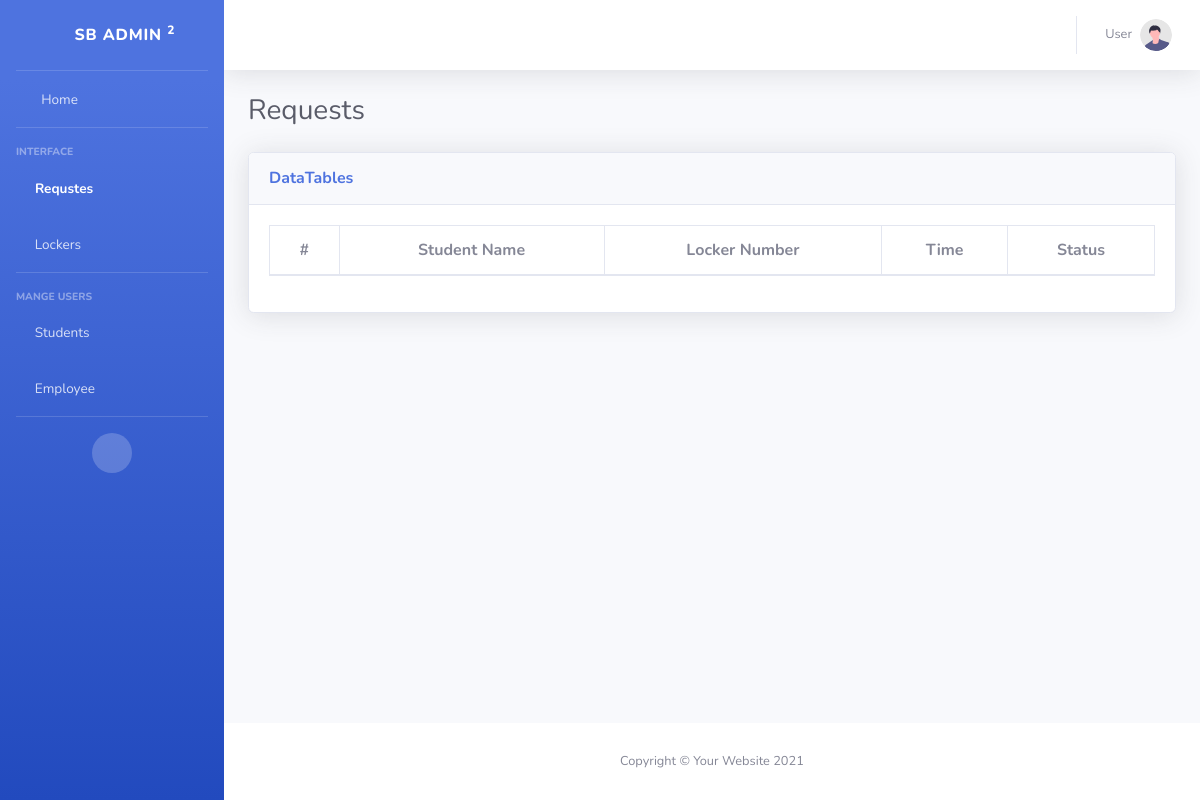
Page /app/dashboard/requstes.php (signed in) on the earlier database version.
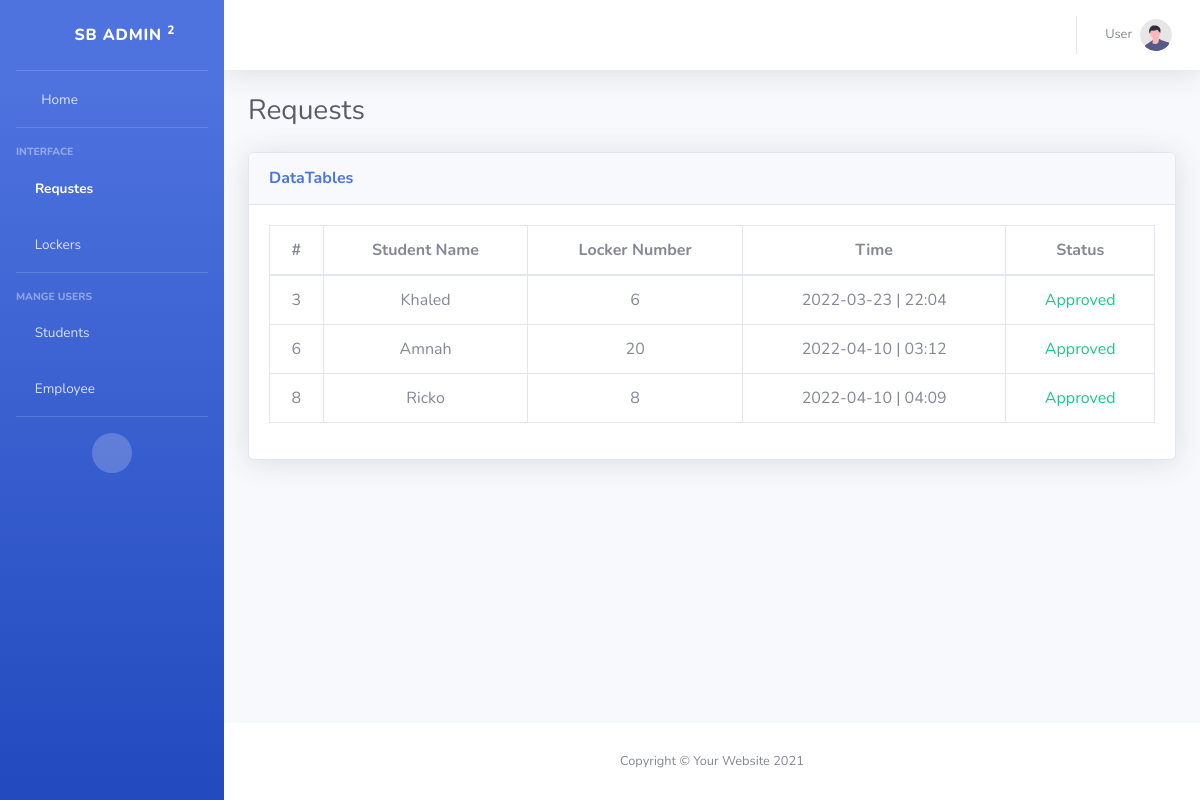
Same page on the later database version.
### tables this page shows
CREATE TABLE `booking` (
  `id` int(11) NOT NULL,
  `student_id` int(11) NOT NULL,
  `locker_id` int(11) NOT NULL,
  `employee_id` int(11) DEFAULT NULL,
  `approved` varchar(25) DEFAULT 'Pending',
  `time_on` int(25) NOT NULL
);

CREATE TABLE `students` (
  `id` int(11) NOT NULL,
  `name` varchar(225) NOT NULL,
  `phone_number` varchar(225) NOT NULL,
  `username` varchar(225) NOT NULL,
  `password` varchar(225) NOT NULL
);

### app/dashboard/requstes.php (the view, shortened to what this page needs)
<?php
include "../inc/conf.php";
function finduserbyid($id){
    global $conn;
    $stuent = $conn->query("SELECT * FROM `students` where id = $id")->fetch();
    if(!empty($stuent)):
        return $stuent['name'];
    else:
        return "Unknown";
    endif;
}
function status($arg){
    if($arg == "Approve"){
        return  "<span class='text-success'>Approved</span>";
    }else{
        return "<span class='text-secondary'>Pending</span>";
    }
}
$booking = $conn->query("SELECT * FROM `booking`")->fetchAll();
?>
<!DOCTYPE html>
<html lang="en">
<head>
    <link href="vendor/fontawesome-free/css/all.min.css" rel="stylesheet" type="text/css">
    <link href="css/sb-admin-2.min.css" rel="stylesheet">
    <link href="vendor/datatables/dataTables.bootstrap4.min.css" rel="stylesheet">
</head>
<body id="page-top">
    <div id="wrapper">
        <ul class="navbar-nav bg-gradient-primary sidebar sidebar-dark accordion" id="accordionSidebar">
            <a class="sidebar-brand d-flex align-items-center justify-content-center" href="index.html">
                <div class="sidebar-brand-icon rotate-n-15">
                    <i class="fas fa-laugh-wink"></i>
                </div>
                <div class="sidebar-brand-text mx-3">SB Admin <sup>2</sup></div>
            </a>
            <hr class="sidebar-divider my-0">
            <li class="nav-item ">
                <a class="nav-link" href="index.php">
                    <i class="fas fa-fw fa-tachometer-alt"></i>
                    <span>Home</span></a>
            </li>
            <hr class="sidebar-divider">
            <div class="sidebar-heading">
                Interface
            </div>
            <li class="nav-item active">
                <a class="nav-link" href="requstes.php">
                    <i class="fas fa-archive"></i>
                    <span>Requstes</span></a>
            </li>
             <li class="nav-item ">
                <a class="nav-link" href="locker.php">
                    <i class="fas fa-door-closed"></i>
                    <span>Lockers</span></a>
            </li>
            <hr class="sidebar-divider">
            <div class="sidebar-heading">
                Mange Users
            </div>
            <li class="nav-item">
                <a class="nav-link" href="students.php">
                    <i class="fas fa-users"></i>
                    <span>Students</span></a>
            </li>
            <li class="nav-item">
                <a class="nav-link" href="employee.php">
                    <i class="fas fa-user-tie"></i>
                    <span>Employee</span></a>
            </li>
            <hr class="sidebar-divider d-none d-md-block">
            <div class="text-center d-none d-md-inline">
                <button class="rounded-circle border-0" id="sidebarToggle"></button>
            </div>
        </ul>
        <div id="content-wrapper" class="d-flex flex-column">
            <div id="content">
                <nav class="navbar navbar-expand navbar-light bg-white topbar mb-4 static-top shadow">
                    <ul class="navbar-nav ml-auto">
                        <li class="nav-item dropdown no-arrow">
                            <a class="nav-link dropdown-toggle" href="#" id="userDropdown" role="button"
                                data-toggle="dropdown" aria-haspopup="true" aria-expanded="false">
                                <span class="mr-2 d-none d-lg-inline text-gray-600 small">User</span>
                                <img class="img-profile rounded-circle"
                                    src="img/undraw_profile.svg">
                            </a>
                        </li>
                    </ul>
                </nav>
                <div class="container-fluid">
                    <div class="d-sm-flex align-items-center justify-content-between mb-4">
                        <h1 class="h3 mb-0 text-gray-800">Requests</h1>
                    </div>
            <div class="card shadow mb-4">
            <div class="card-header py-3">
              <h6 class="m-0 font-weight-bold text-primary">DataTables</h6>
            </div>
            <div class="card-body">
              <div class="table-responsive text-center" >
                <table class="table table-bordered" id="dataTable" width="100%" cellspacing="0">
                  <thead>
                    <tr>
                      <th>#</th>
                      <th>Student Name</th>
                      <th>Locker Number</th>
                      <th>Time</th>
                      <th>Status</th>
                    </tr>
                  </thead>
                  <tbody>
                      <?php
                      $i=1;
                      foreach($booking as $val):
                      ?>
                    <tr>
                      <td><?=$val['id']?></td>
                      <td><?=finduserbyid($val['student_id'])?></td>
                      <td><?=$val['locker_id']?></td>
                      <td><?=date('Y-m-d | H:i', $val['time_on'])?></td>
                      <td><?=status($val['approved'])?></td>
                    </tr>
                    <?php $i++; endforeach; ?>
                  </tbody>
                </table>
              </div>
            </div>
          </div>
                </div>
            </div>
            <footer class="sticky-footer bg-white">
                <div class="container my-auto">
                    <div class="copyright text-center my-auto">
                        <span>Copyright &copy; Your Website 2021</span>
                    </div>
                </div>
            </footer>
        </div>
    </div>
</body>
</html>

Differences in the rows shown:
added booking: id "3", student.name "Khaled", locker "6", time_on "2022-03-23 | 22:04", approved "Approved"
added booking: id "6", student.name "Amnah", locker "20", time_on "2022-04-10 | 03:12", approved "Approved"
added booking: id "8", student.name "Ricko", locker "8", time_on "2022-04-10 | 04:09", approved "Approved"
